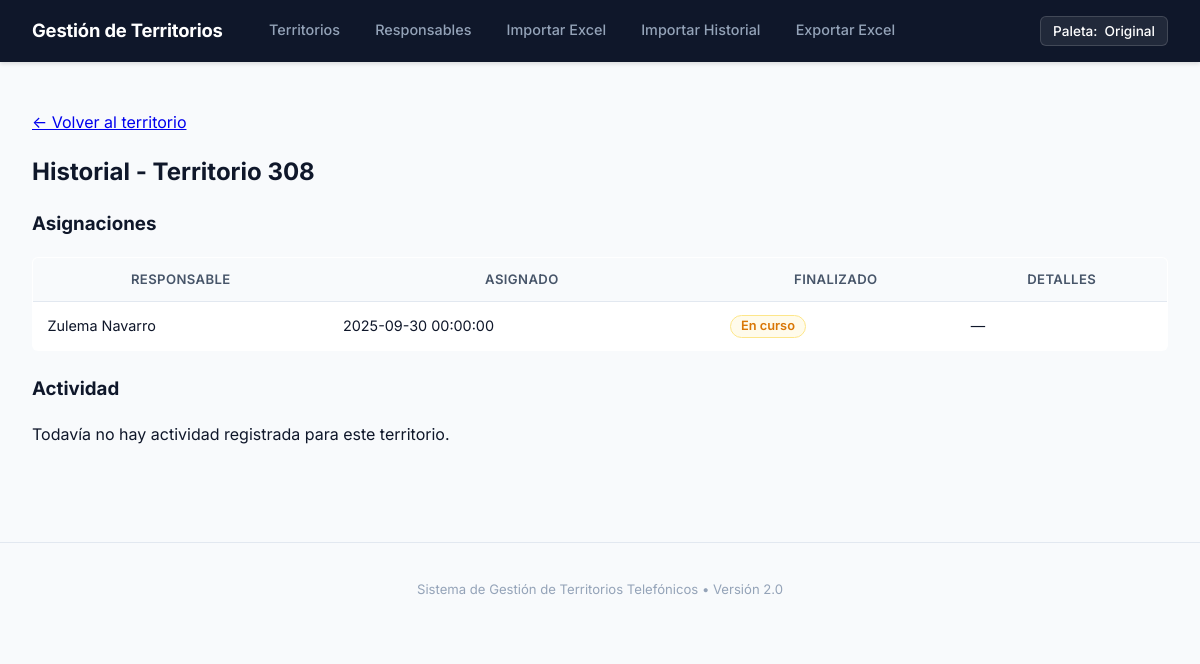
Page /territorio/127/historial on the earlier database version.
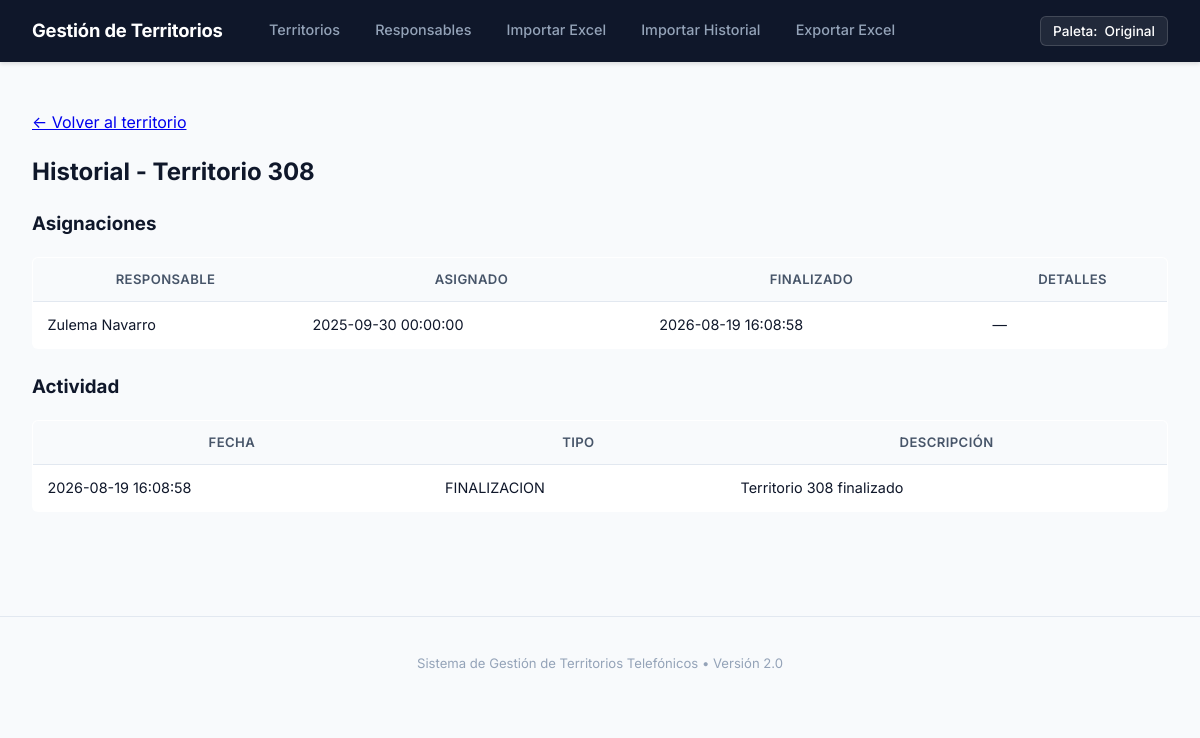
Same page on the later database version.
### tables this page shows
CREATE TABLE asignaciones (
    id INTEGER PRIMARY KEY AUTOINCREMENT,
    territorio_id INTEGER NOT NULL,
    responsable_id INTEGER NOT NULL,
    fecha_asignado TEXT NOT NULL,      -- Formato ISO: YYYY-MM-DD HH:MM:SS
    fecha_finalizacion TEXT DEFAULT NULL,
    detalles TEXT,
    FOREIGN KEY (territorio_id) REFERENCES territorios(id),
    FOREIGN KEY (responsable_id) REFERENCES responsables(id)
);

CREATE TABLE responsables (
    id INTEGER PRIMARY KEY AUTOINCREMENT,
    nombre TEXT NOT NULL,
    activo INTEGER DEFAULT 1 -- 1: activo, 0: inactivo
, telefono TEXT DEFAULT NULL, email TEXT DEFAULT NULL, fecha_alta TEXT DEFAULT NULL);

CREATE TABLE actividad (
    id INTEGER PRIMARY KEY AUTOINCREMENT,
    territorio_id INTEGER,
    registro_id INTEGER,
    responsable_id INTEGER,
    tipo TEXT NOT NULL,               -- Ej: 'EDICION', 'ASIGNACION', 'FINALIZACION'
    descripcion TEXT NOT NULL,
    fecha TEXT NOT NULL,
    FOREIGN KEY (territorio_id) REFERENCES territorios(id),
    FOREIGN KEY (registro_id) REFERENCES registros(id)
);

### routes/territorios.py (the view)
    @app.route("/territorio/<int:territorio_id>/historial")
    def territorio_historial(territorio_id):
        conn = get_connection()
        territorio = conn.execute(
            "SELECT * FROM territorios WHERE id = ?", (territorio_id,)
        ).fetchone()
        if territorio is None:
            conn.close()
            abort(404)
        asignaciones = conn.execute(
            """
            SELECT a.*, r.nombre AS responsable_nombre
            FROM asignaciones a
            JOIN responsables r ON r.id = a.responsable_id
            WHERE a.territorio_id = ?
            ORDER BY a.fecha_asignado DESC
            """,
            (territorio_id,),
        ).fetchall()
        actividad = conn.execute(
            """
            SELECT * FROM actividad
            WHERE territorio_id = ?
            ORDER BY fecha DESC, id DESC
            """,
            (territorio_id,),
        ).fetchall()
        conn.close()
        return render_template(
            "historial.html",
            territorio=territorio,
            asignaciones=asignaciones,
            actividad=actividad,
        )

### app/db.py (called while the page is built)
def get_connection():
    connection = sqlite3.connect(DATABASE_PATH)
    connection.row_factory = sqlite3.Row
    connection.execute("PRAGMA foreign_keys = ON")
    return connection

### templates/historial.html (shortened to what this page needs)
{% extends "base.html" %}
{% block content %}
    <p><a href="{{ url_for('territorio_detalle', territorio_id=territorio.id) }}">&larr; Volver al territorio</a></p>
    <h2>Historial - Territorio {{ territorio.numero }}</h2>
    <h3>Asignaciones</h3>
    {% if asignaciones|length == 0 %}
        <p>Este territorio todavía no fue asignado nunca.</p>
    {% else %}
        <table class="tabla-historial">
            <thead>
                <tr>
                    <th>Responsable</th>
                    <th>Asignado</th>
                    <th>Finalizado</th>
                    <th>Detalles</th>
                </tr>
            </thead>
            <tbody>
                {% for a in asignaciones %}
                <tr>
                    <td>{{ a.responsable_nombre }}</td>
                    <td>{{ a.fecha_asignado }}</td>
                    <td>
                        {% if a.fecha_finalizacion %}
                            {{ a.fecha_finalizacion }}
                        {% else %}
                            <span class="badge badge-en-trabajo">En curso</span>
                        {% endif %}
                    </td>
                    <td>{{ a.detalles or "—" }}</td>
                </tr>
                {% endfor %}
            </tbody>
        </table>
    {% endif %}
    <h3>Actividad</h3>
    {% if actividad|length == 0 %}
        <p>Todavía no hay actividad registrada para este territorio.</p>
    {% else %}
        <table class="tabla-historial">
            <thead>
                <tr>
                    <th>Fecha</th>
                    <th>Tipo</th>
                    <th>Descripción</th>
                </tr>
            </thead>
            <tbody>
                {% for ev in actividad %}
                <tr>
                    <td>{{ ev.fecha }}</td>
                    <td>{{ ev.tipo }}</td>
                    <td>{{ ev.descripcion }}</td>
                </tr>
                {% endfor %}
            </tbody>
        </table>
    {% endif %}
{% endblock %}

Differences in the rows shown:
changed asignaciones "Zulema Navarro": fecha_finalizacion (not shown) → "2026-08-19 16:08:58"; no longer shows "En curso"
added actividad: fecha "2026-08-19 16:08:58", tipo "FINALIZACION", descripcion "Territorio 308 finalizado"
Other differences:
text no longer shown: "Todavía no hay actividad registrada para este territorio."
text now shown: "FECHA TIPO DESCRIPCIÓN"
